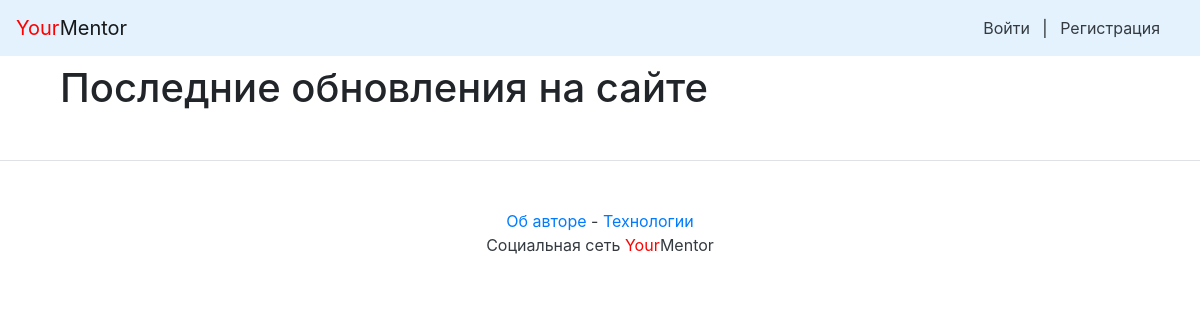
The app's page /, older data.
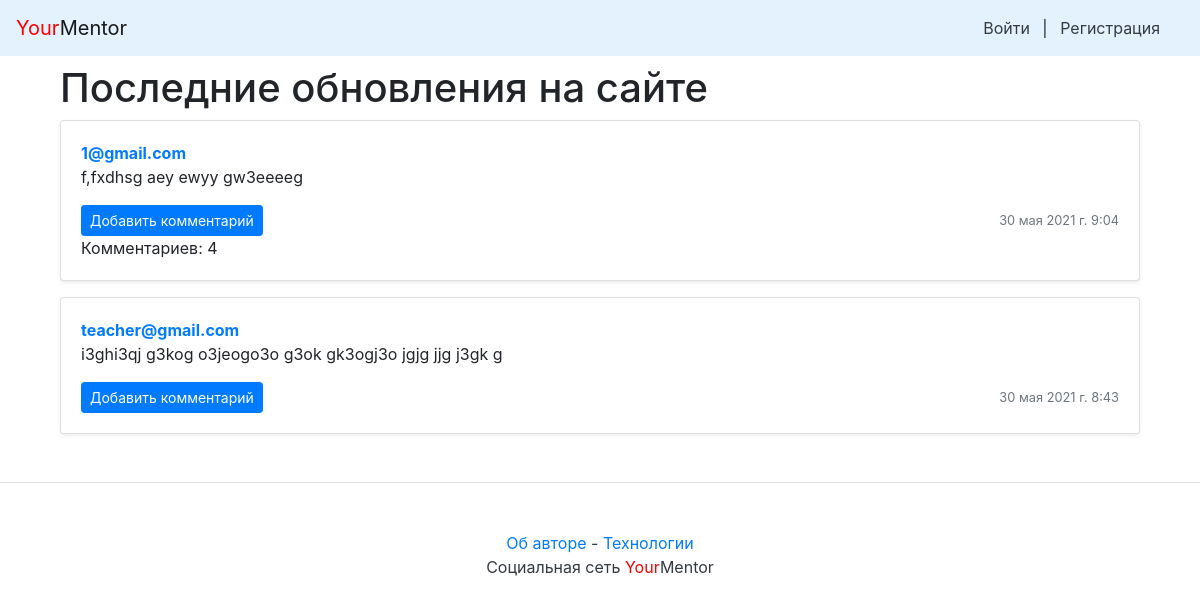
The same page, newer data.
### posts/models.py (models this page shows, shortened)
class Post(models.Model):
    group = models.ForeignKey(
        Group,
        blank=True,
        null=True,
        on_delete=models.SET_NULL,
        related_name='posts',
        verbose_name='Группы',
        help_text='Выберите группу',
    )
    text = models.TextField(
        verbose_name='Текст',
        help_text='Введите текст',
    )
    pub_date = models.DateTimeField('date published', auto_now_add=True)
    author = models.ForeignKey(
        User,
        on_delete=models.CASCADE,
        related_name='posts',
    )
    image = models.ImageField(
        upload_to='posts/',
        blank=True, null=True,
        verbose_name='Изображение',
    )
    class Meta:
        ordering = ['-pub_date']

### accounts/models.py (models this page shows, shortened)
class User(AbstractBaseUser):
    email = models.EmailField(unique=True, max_length=255)
    name = models.CharField(
        max_length=255,
        blank=False,
        null=False
    )
    surname = models.CharField(
        max_length=255,
        blank=False,
        null=False
    )
    break_time = models.IntegerField(default=0)
    is_admin = models.BooleanField(default=False)
    timestamp = models.DateTimeField(auto_now_add=True)
    role = models.CharField(
        max_length=10,
        choices=UserRoles.choices,
        default=UserRoles.STUDENT,
        verbose_name="Роль пользователя",
    )
    is_staff = models.BooleanField(default=False)
    USERNAME_FIELD = 'email'
    REQUIRED_FIELDS = []
    objects = CustomManager()
    def __str__(self):
        return self.email

### posts/views.py (the view)
# urls.py: path('', views.index, name='index'),
def index(request):
    cache.clear()
    post_list = Post.objects.all()
    paginator = Paginator(post_list, 10)
    page_number = request.GET.get('page')
    page = paginator.get_page(page_number)
    return render(
        request,
        'index.html',
        {'page': page, 'paginator': paginator}
    )

### templates/index.html (shortened to what this page needs)
{% extends "includes/base.html" %}
{% block content %}
<div class="container">
        <h1>Последние обновления на сайте</h1>
        {% load cache %}
        {% cache 20 index_page %}
            {% for post in page %}
                {% include "includes/post_item.html" with post=post %}
            {% endfor %}
        {% endcache %}
    </div>
{% endblock %}

### templates/includes/post_item.html (shortened to what this page needs)
<div class="card mb-3 mt-1 shadow-sm">
  {% load thumbnail %}
  <div class="card-body">
    <p class="card-text">
      <a name="post_{{ post.id }}" href="{% url 'profile' post.author.id %}">
        <strong class="d-block text-gray-dark">{{ post.author }}</strong>
      </a>
      {{ post.text|linebreaksbr }}
    </p>
    <div class="d-flex justify-content-between align-items-center">
      <div class="btn-group">
        <a class="btn btn-sm btn-primary" href="{% url 'post' post.author.id post.id %}" role="button">
          Добавить комментарий
        </a>
      </div>
      <small class="text-muted">{{ post.pub_date }}</small>
    </div>
    {% if post.comments.exists %}
        <div class="d-flex justify-content-between align-items-center">
        <div class="btn-group">
          Комментариев: {{ post.comments.count }}
        </div>
        </div>
    {% endif %}
  </div>
</div>

Row changes from the older to the newer data that the page shows:
added Post: author "1@gmail.com", text "f,fxdhsg aey ewyy gw3eeeeg", pub_date "30 мая 2021 г. 9:04", comments.count "4"
added Post: author "teacher@gmail.com", text "i3ghi3qj g3kog o3jeogo3o g3ok gk3ogj3o jgjg jjg j3gk g", pub_date "30 мая 2021 г. 8:43"
